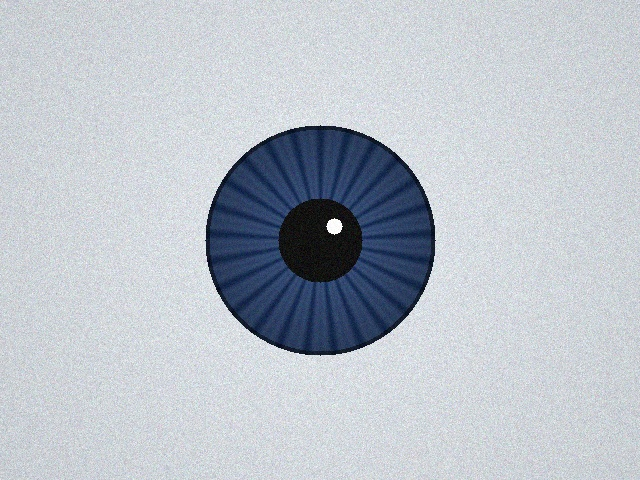
#> input picture eye_annotation/sample_images/eye_sample_1.jpg, 640 x 480 px
$ python -i preprocessing.py   (imports and definitions only)
#> lines starting #> are read from the running program, lines starting #| are printed output that depends on the picture; after the words box and inside, x2 and y2 are one past the last pixel; in counts of white or black regions, pixels touching at a corner belong together
import cv2
import numpy as np
from typing import Dict, Any

def preprocess_eye_image(
    image_rgb: np.ndarray,
    clahe_clip: float = 2.0,
    blur_kernel: int = 5,
    glint_removal: bool = True
) -> Dict[str, Any]:
    """
    Applies comprehensive image preprocessing for pupil and iris detection.

    Steps:
    1. RGB to Grayscale
    2. Specular Glint Inpainting (morphological closure inside dark regions)
    3. Contrast enhancement via CLAHE
    4. Gaussian & Bilateral Noise Filtering

    Returns dict with intermediate preprocessed images.
    """
#> called with clahe_clip = 2, blur_kernel = 5, glint_removal = True
    # 1. Grayscale conversion
    if len(image_rgb.shape) == 3:
        gray = cv2.cvtColor(image_rgb, cv2.COLOR_RGB2GRAY)
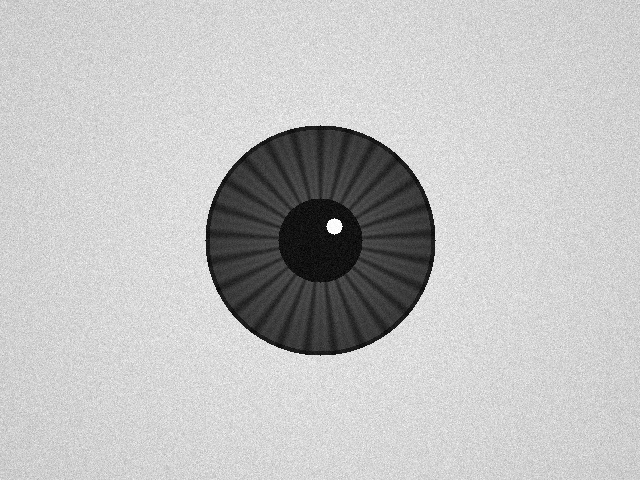
#> gray: shape (480, 640); min 0, max 255, mean 191.7
    else:
        gray = image_rgb.copy()

    # 2. Specular Reflection / Glint Inpainting
    glint_mask = np.zeros_like(gray)
    if glint_removal:
        # High intensity spots (> 220) surrounded by dark regions
        _, bright_spots = cv2.threshold(gray, 215, 255, cv2.THRESH_BINARY)
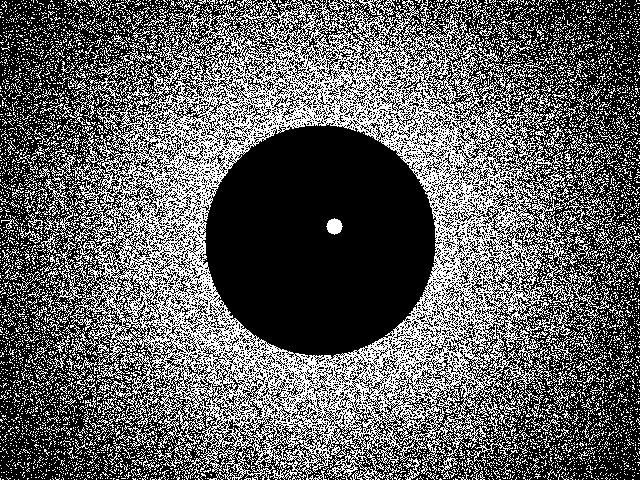
#> bright_spots: shape (480, 640); 37.7% white in thin lines or dots
        kernel_glint = cv2.getStructuringElement(cv2.MORPH_ELLIPSE, (5, 5))
        glint_mask = cv2.dilate(bright_spots, kernel_glint, iterations=2)
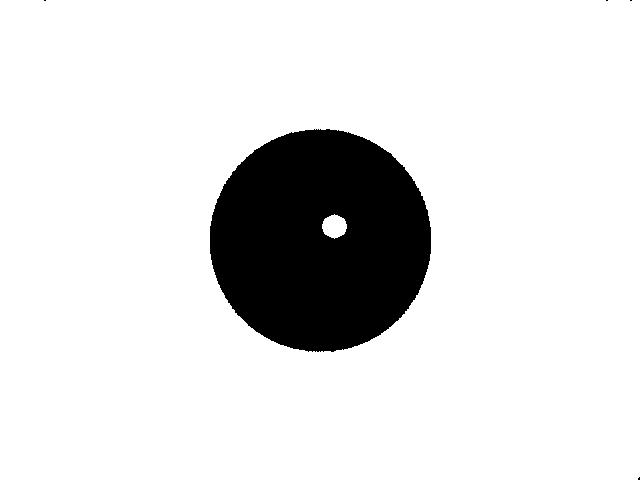
#> glint_mask: shape (480, 640); 87.5% white; 5 black regions (4 under 20 px), largest, box (x1, y1, x2, y2) and area: (210, 129, 431, 352) 38258

        # Inpaint glint spots using Navier-Stokes/Telea inpainting
        gray_inpainted = cv2.inpaint(gray, glint_mask, 5, cv2.INPAINT_TELEA)
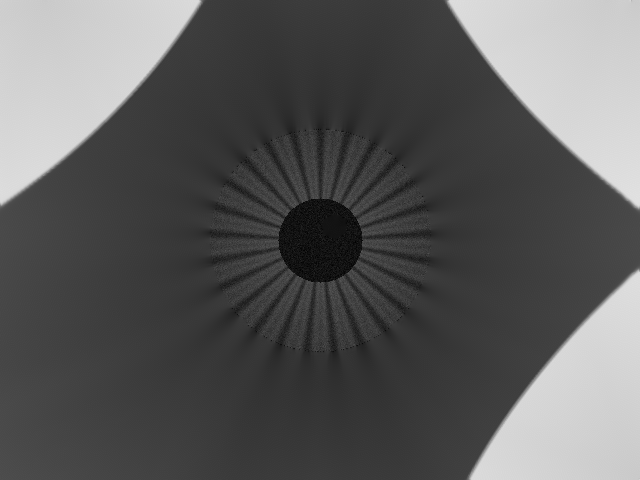
#> gray_inpainted: shape (480, 640); min 0, max 226, mean 91.5
    else:
        gray_inpainted = gray.copy()

    # 3. CLAHE (Contrast Limited Adaptive Histogram Equalization)
    clahe = cv2.createCLAHE(clipLimit=clahe_clip, tileGridSize=(8, 8))
    gray_clahe = clahe.apply(gray_inpainted)
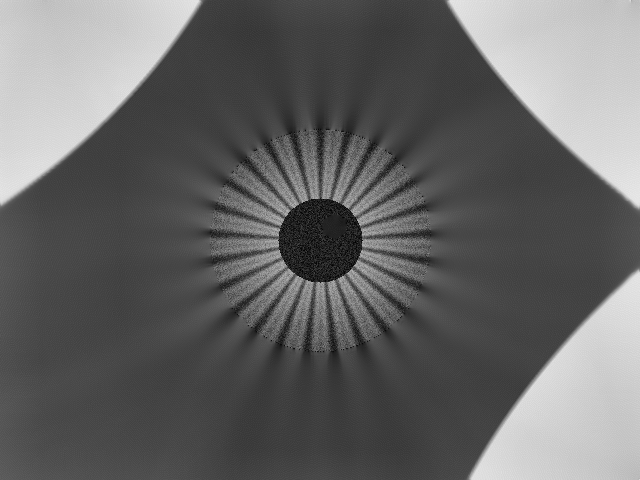
#> gray_clahe: shape (480, 640); min 1, max 232, mean 101.9

    # 4. Noise Reduction / Smoothing
    k_size = blur_kernel if blur_kernel % 2 == 1 else blur_kernel + 1
    gray_blurred = cv2.GaussianBlur(gray_clahe, (k_size, k_size), 0)

    # Bilateral filter for edge-preserving smoothing
    gray_bilateral = cv2.bilateralFilter(gray_clahe, d=9, sigmaColor=75, sigmaSpace=75)

    return {
        "original_rgb": image_rgb,
        "gray": gray,
        "glint_mask": glint_mask,
        "gray_inpainted": gray_inpainted,
        "clahe": gray_clahe,
        "blurred": gray_blurred,
        "bilateral": gray_bilateral
    }

>>> import cv2
>>> picture = cv2.cvtColor(cv2.imread('../sample_images/eye_sample_1.jpg'), cv2.COLOR_BGR2RGB)
>>> result = preprocess_eye_image(picture)
#> result = 7 items

$ run again, on eye_annotation/sample_images/eye_sample_2.jpg
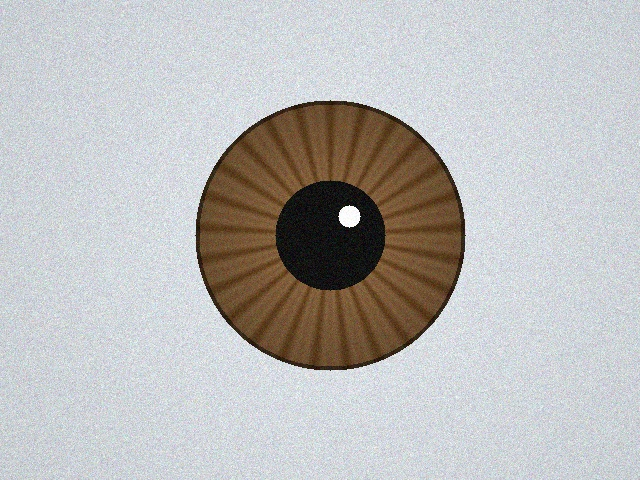
#> input picture eye_annotation/sample_images/eye_sample_2.jpg, 640 x 480 px
#> in preprocess_eye_image, `_, bright_spots = cv2.threshold(gray, 215, 255, cv2.THRESH_BINARY)`:
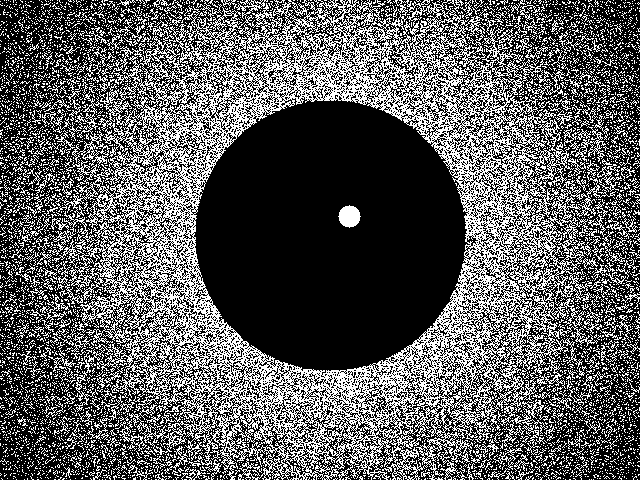
#> bright_spots: shape (480, 640); 35.6% white in thin lines or dots
#> glint_mask: shape (480, 640); 82.7% white; 2 black regions (1 under 20 px), largest, box (x1, y1, x2, y2) and area: (199, 104, 462, 367) 53178
#> in preprocess_eye_image, `gray_clahe = clahe.apply(gray_inpainted)`:
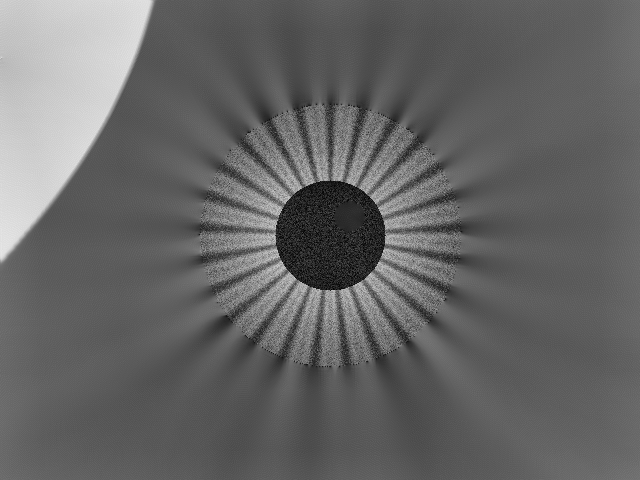
#> gray_clahe: shape (480, 640); min 1, max 229, mean 101.6
#> result = 7 items

$ run again, on eye_annotation/sample_images/eye_sample_3.jpg
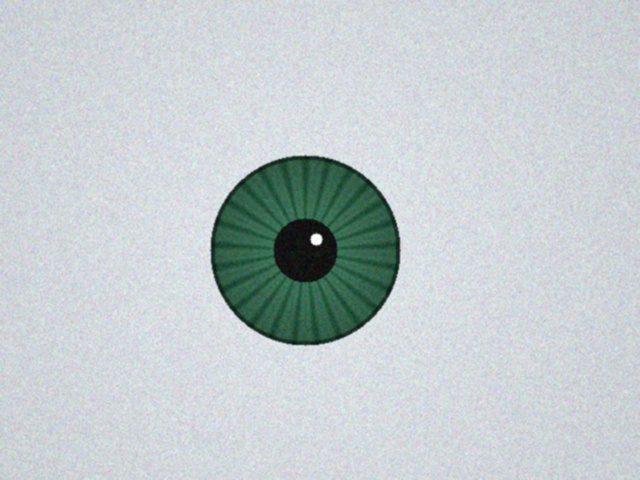
#> input picture eye_annotation/sample_images/eye_sample_3.jpg, 640 x 480 px
#> in preprocess_eye_image, `_, bright_spots = cv2.threshold(gray, 215, 255, cv2.THRESH_BINARY)`:
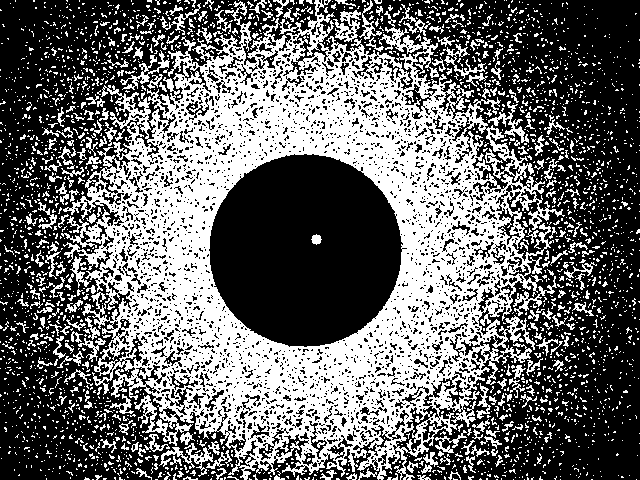
#> bright_spots: shape (480, 640); 40.8% white; 2925 white regions (2647 under 20 px), largest, box (x1, y1, x2, y2) and area: (61, 0, 565, 480) 97915, (159, 443, 213, 477) 469, (333, 10, 361, 42) 433
#> glint_mask: shape (480, 640); 87.3% white; 290 black regions (235 under 20 px), largest, box (x1, y1, x2, y2) and area: (214, 158, 397, 343) 26350, (541, 0, 640, 142) 3677, (562, 418, 640, 480) 1973
#> in preprocess_eye_image, `gray_clahe = clahe.apply(gray_inpainted)`:
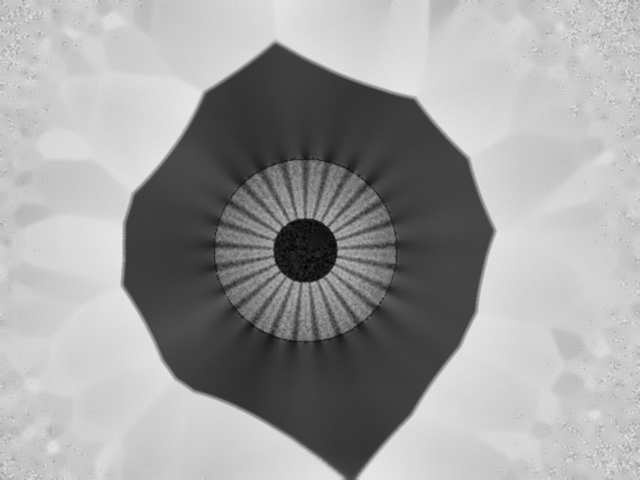
#> gray_clahe: shape (480, 640); min 4, max 233, mean 160.1
#> result = 7 items
